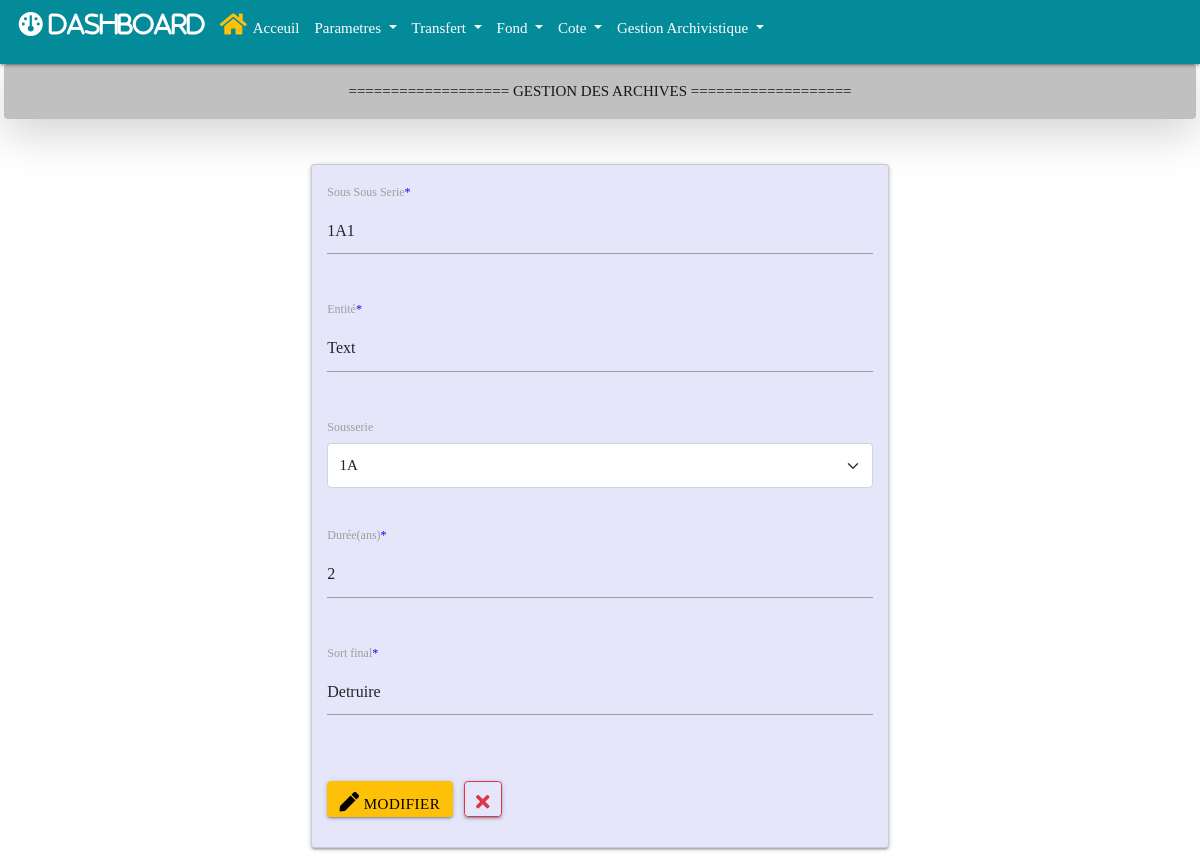
The app's page /fond/soussousserie/edit/1 with its own data.
### fond/models.py (models this page shows, shortened)
class Sous_sous_Serie(models.Model):
    soussousserie = models.CharField(max_length=5, null=True, blank=True)
    entite = models.CharField(max_length=200, null=True, blank=True)
    sousserie = models.ForeignKey(Sous_serie, null=True, blank=True, on_delete=models.CASCADE)
    duree = models.IntegerField()
    sort_final = models.CharField(max_length=200, null=True, blank=True)
    create_at = models.DateField(auto_now_add=True, null=True)
    modified_at = models.DateTimeField(auto_now_add=True)

class Sous_serie(models.Model):
    sousserie = models.CharField(max_length=5, null=True, blank=True)
    entite = models.CharField(max_length=200, null=True, blank=True)
    serie = models.ForeignKey(Serie, null=True, blank=True, on_delete=models.CASCADE)
    duree = models.IntegerField()
    sort_final = models.CharField(max_length=200, null=True, blank=True)
    create_at = models.DateField(auto_now_add=True, null=True)
    modified_at = models.DateTimeField(auto_now_add=True)
    def __str__(self):
        return self.sousserie

### fond/views.py (the view)
# urls.py: path('fond/soussousserie/edit/<int:id>', views.edit_soussousserie, name="edit_soussousserie"),
def edit_soussousserie(request, id):
    soussousserie = Sous_sous_Serie.objects.get(id=id)
    if request.method == 'POST':
        form = Sous_sous_SerieForm(request.POST, instance=soussousserie)
        if form.is_valid():
            form.save(id)
            messages.success(request, f"Sous Sous Serie {soussousserie} modifiéé avec succès !")
            return redirect('soussousserie')
    else:
        form = Sous_sous_SerieForm(instance=soussousserie)
    return render(request, 'fond/soussousserie/edit.html',  {'form':form})

### fond/forms.py
class Sous_sous_SerieForm(forms.ModelForm):
    soussousserie = forms.CharField(
        label='Sous Sous Serie',
        widget=forms.TextInput(attrs={'placeholder': 'Sous Sous Serie'})
    )
    entite = forms.CharField(
        label='Entité',
        widget=forms.TextInput(attrs={'placeholder': 'Entité'})
    )
    duree = forms.IntegerField(
        label='Durée(ans)',
        widget=forms.TextInput(attrs={'placeholder': 'Duree'})
    )
    sort_final = forms.CharField(
        label='Sort final',
        widget=forms.TextInput(attrs={'placeholder': 'Sort final'})
    )
    class  Meta:
        model = Sous_sous_Serie
        fields = '__all__'

### fond/templates/fond/soussousserie/edit.html (shortened to what this page needs)
{% extends 'base.html' %}
{% load crispy_forms_tags %}
{% block main%}
   <div class="container mt-3 w-50">
      <form method="POST" style="background-color: #E6E6FA" class="card p-3 mt-5" autocomplete="off" enctype="multipart/form-data">
            <div class="row">
               {{form.soussousserie|as_crispy_field}}
            </div>
            <div class="row">
               {{form.entite|as_crispy_field}}
            </div>
            <div class="row">
               {{form.sousserie|as_crispy_field}}
            </div>
            <div class="row">
               {{form.duree|as_crispy_field}}
            </div>
            <div class="row">
               {{form.sort_final|as_crispy_field}}
            </div>
         <div class="mt-4" style="width: 100p%;">
            <button style= "font-size: 15px;" type="submit" class="btn btn-warning mb-3">
            <i class="fas fa-pen"></i>&nbsp;Modifier
            </button>
            <a style= "font-size: 15px;" href="{% url 'soussousserie' %}" type="button" class="btn btn-outline-danger mb-3 ms-2" style="wdith: 50px;" title="Close">
                  <i class="fas fa-times"></i>
            </a>
         </div>
      </form>
   </div>
{% endblock main%}

### archivages/static/css/styles.css (style rules this page uses)
* { padding: 0; margin: 0; box-sizing: border-box; list-style-type: none; text-decoration: none; font-family: "verdana"; }
.asteriskField { color: blue; }

### records on screen
Sous_sous_Serie: soussousserie "1A1", entite "Text", duree "2", sort_final "Detruire"
Sous_serie: sousserie "1A"
